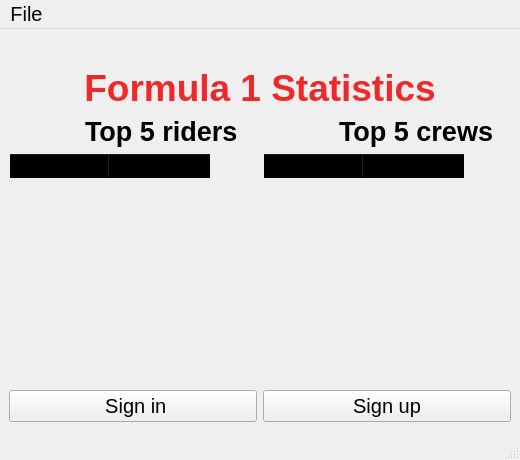
<?xml version="1.0" encoding="UTF-8"?>
<ui version="4.0">
 <class>MainWindow</class>
 <widget class="QMainWindow" name="MainWindow">
  <property name="geometry">
   <rect>
    <x>0</x>
    <y>0</y>
    <width>520</width>
    <height>460</height>
   </rect>
  </property>
  <property name="font">
   <font>
    <pointsize>15</pointsize>
   </font>
  </property>
  <property name="windowTitle">
   <string>MainWindow</string>
  </property>
  <property name="windowIcon">
   <iconset>
    <normaloff>../../../../Pictures/f1 stss logo.jpg</normaloff>../../../../Pictures/f1 stss logo.jpg</iconset>
  </property>
  <widget class="QWidget" name="centralwidget">
   <layout class="QVBoxLayout" name="verticalLayout_4">
    <item>
     <layout class="QVBoxLayout" name="verticalLayout_3">
      <item alignment="Qt::AlignHCenter">
       <widget class="QLabel" name="label_14">
        <property name="maximumSize">
         <size>
          <width>500</width>
          <height>150</height>
         </size>
        </property>
        <property name="text">
         <string/>
        </property>
        <property name="pixmap">
         <pixmap>../../../../Downloads/aaaaaaaaaaaaaaaaaaaa.png</pixmap>
        </property>
        <property name="scaledContents">
         <bool>true</bool>
        </property>
       </widget>
      </item>
      <item>
       <widget class="QLabel" name="label_13">
        <property name="font">
         <font>
          <pointsize>20</pointsize>
         </font>
        </property>
        <property name="text">
         <string>&lt;html&gt;&lt;head/&gt;&lt;body&gt;&lt;p align=&quot;center&quot;&gt;&lt;span style=&quot; font-size:28pt; font-weight:600; color:#ef2929;&quot;&gt;Formula 1 Statistics&lt;/span&gt;&lt;/p&gt;&lt;/body&gt;&lt;/html&gt;</string>
        </property>
       </widget>
      </item>
     </layout>
    </item>
    <item>
     <layout class="QHBoxLayout" name="horizontalLayout_3">
      <item>
       <layout class="QVBoxLayout" name="verticalLayout_2">
        <item>
         <layout class="QHBoxLayout" name="horizontalLayout_2">
          <item>
           <widget class="QLabel" name="label_9">
            <property name="maximumSize">
             <size>
              <width>70</width>
              <height>60</height>
             </size>
            </property>
            <property name="text">
             <string/>
            </property>
            <property name="pixmap">
             <pixmap>../../../../Downloads/racer_icon_153944.png</pixmap>
            </property>
            <property name="scaledContents">
             <bool>true</bool>
            </property>
           </widget>
          </item>
          <item>
           <widget class="QLabel" name="label_10">
            <property name="font">
             <font>
              <pointsize>20</pointsize>
             </font>
            </property>
            <property name="text">
             <string>&lt;html&gt;&lt;head/&gt;&lt;body&gt;&lt;p&gt;&lt;span style=&quot; font-weight:600; color:#000000;&quot;&gt;Top 5 riders&lt;/span&gt;&lt;/p&gt;&lt;/body&gt;&lt;/html&gt;</string>
            </property>
           </widget>
          </item>
         </layout>
        </item>
        <item alignment="Qt::AlignHCenter">
         <widget class="QTableWidget" name="tableWidget">
          <property name="styleSheet">
           <string notr="true">background-color: rgba(45, 45, 45, 0);
border-color: rgb(238, 238, 236);</string>
          </property>
          <column>
           <property name="text">
            <string>Email</string>
           </property>
           <property name="font">
            <font>
             <pointsize>13</pointsize>
            </font>
           </property>
           <property name="background">
            <color>
             <red>255</red>
             <green>255</green>
             <blue>255</blue>
            </color>
           </property>
          </column>
          <column>
           <property name="text">
            <string>Points</string>
           </property>
           <property name="font">
            <font>
             <pointsize>13</pointsize>
            </font>
           </property>
           <property name="background">
            <color>
             <red>255</red>
             <green>255</green>
             <blue>255</blue>
            </color>
           </property>
          </column>
         </widget>
        </item>
       </layout>
      </item>
      <item>
       <layout class="QVBoxLayout" name="verticalLayout">
        <item>
         <layout class="QHBoxLayout" name="horizontalLayout">
          <item>
           <widget class="QLabel" name="label_11">
            <property name="maximumSize">
             <size>
              <width>70</width>
              <height>60</height>
             </size>
            </property>
            <property name="text">
             <string/>
            </property>
            <property name="pixmap">
             <pixmap>../../../../Downloads/crew_icon_153959.png</pixmap>
            </property>
            <property name="scaledContents">
             <bool>true</bool>
            </property>
           </widget>
          </item>
          <item>
           <widget class="QLabel" name="label_12">
            <property name="font">
             <font>
              <pointsize>20</pointsize>
             </font>
            </property>
            <property name="text">
             <string>&lt;html&gt;&lt;head/&gt;&lt;body&gt;&lt;p&gt;&lt;span style=&quot; font-weight:600; color:#000000;&quot;&gt;Top 5 crews&lt;/span&gt;&lt;/p&gt;&lt;/body&gt;&lt;/html&gt;</string>
            </property>
           </widget>
          </item>
         </layout>
        </item>
        <item alignment="Qt::AlignHCenter">
         <widget class="QTableWidget" name="tableWidget_2">
          <property name="styleSheet">
           <string notr="true">background-color: rgba(45, 45, 45, 0);
border-color: rgb(238, 238, 236);</string>
          </property>
          <column>
           <property name="text">
            <string>Email</string>
           </property>
           <property name="font">
            <font>
             <pointsize>13</pointsize>
            </font>
           </property>
           <property name="background">
            <color>
             <red>255</red>
             <green>255</green>
             <blue>255</blue>
            </color>
           </property>
          </column>
          <column>
           <property name="text">
            <string>Points</string>
           </property>
           <property name="font">
            <font>
             <pointsize>13</pointsize>
            </font>
           </property>
           <property name="background">
            <color>
             <red>255</red>
             <green>255</green>
             <blue>255</blue>
            </color>
           </property>
          </column>
         </widget>
        </item>
       </layout>
      </item>
     </layout>
    </item>
    <item>
     <layout class="QHBoxLayout" name="horizontalLayout_4">
      <item>
       <widget class="QPushButton" name="pushButton">
        <property name="font">
         <font>
          <pointsize>15</pointsize>
          <weight>50</weight>
          <italic>false</italic>
          <bold>false</bold>
          <underline>false</underline>
          <strikeout>false</strikeout>
         </font>
        </property>
        <property name="toolTip">
         <string>&lt;html&gt;&lt;head/&gt;&lt;body&gt;&lt;p&gt;&lt;br/&gt;&lt;/p&gt;&lt;/body&gt;&lt;/html&gt;</string>
        </property>
        <property name="text">
         <string> Sign in</string>
        </property>
        <property name="icon">
         <iconset>
          <normaloff>../../../../Downloads/login.png</normaloff>../../../../Downloads/login.png</iconset>
        </property>
        <property name="iconSize">
         <size>
          <width>20</width>
          <height>20</height>
         </size>
        </property>
       </widget>
      </item>
      <item>
       <widget class="QPushButton" name="pushButton_2">
        <property name="text">
         <string>Sign up</string>
        </property>
        <property name="icon">
         <iconset>
          <normaloff>../../../../Downloads/add-user (1).png</normaloff>../../../../Downloads/add-user (1).png</iconset>
        </property>
        <property name="iconSize">
         <size>
          <width>20</width>
          <height>20</height>
         </size>
        </property>
       </widget>
      </item>
     </layout>
    </item>
   </layout>
  </widget>
  <widget class="QMenuBar" name="menubar">
   <property name="geometry">
    <rect>
     <x>0</x>
     <y>0</y>
     <width>520</width>
     <height>28</height>
    </rect>
   </property>
   <widget class="QMenu" name="menuFile">
    <property name="title">
     <string>File</string>
    </property>
    <addaction name="separator"/>
    <addaction name="actionClose"/>
   </widget>
   <addaction name="menuFile"/>
  </widget>
  <widget class="QStatusBar" name="statusbar"/>
  <action name="actionClose">
   <property name="text">
    <string>Close</string>
   </property>
  </action>
  <action name="actionSign_in">
   <property name="text">
    <string>Sign in </string>
   </property>
  </action>
  <action name="actionSign_up">
   <property name="text">
    <string>Sign up</string>
   </property>
  </action>
 </widget>
 <resources/>
 <connections/>
</ui>
